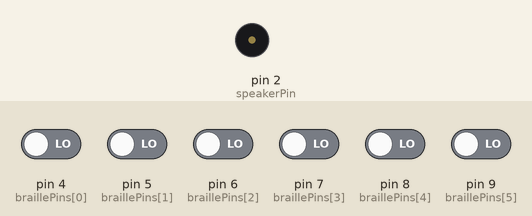
Recording of a sketch running on a simulated Arduino Uno, built with avr-gcc and run on an emulated ATmega328P. Shown: buzzer (waves = sounding). The inputs (shaded band) are chosen by the test bench; at power-on: pin 4 (braillePins[0]), pin 5 (braillePins[1]), pin 6 (braillePins[2]), pin 7 (braillePins[3]), pin 8 (braillePins[4]), pin 9 (braillePins[5]) LOW. What the sketch prints to the serial monitor is not drawn.

Above: at 2.8 s.
2.9 s: pin 4 (braillePins[0]) driven HIGH
5.5 s: pin 8 (braillePins[4]) driven HIGH
At 6.06 s:
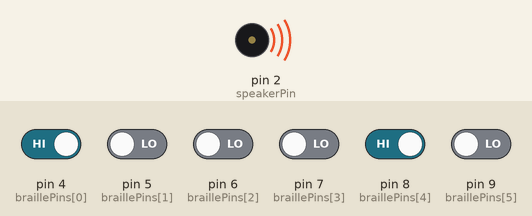
9.6 s: pin 5 (braillePins[1]) driven HIGH
13.1 s: pin 6 (braillePins[2]) driven HIGH
At 13.61 s:
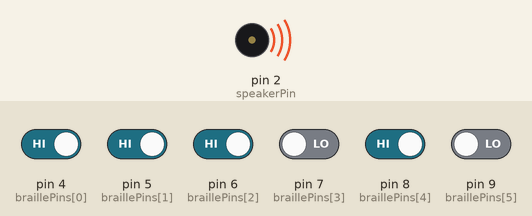
16.6 s: pin 7 (braillePins[3]) driven HIGH
20.7 s: pin 9 (braillePins[5]) driven HIGH
At 22.1 s:
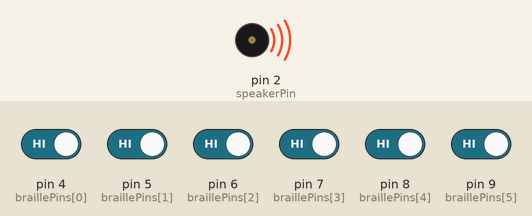
Timing chart, 0 to 25.8 s (numbered marks = the images above; inputs shaded):
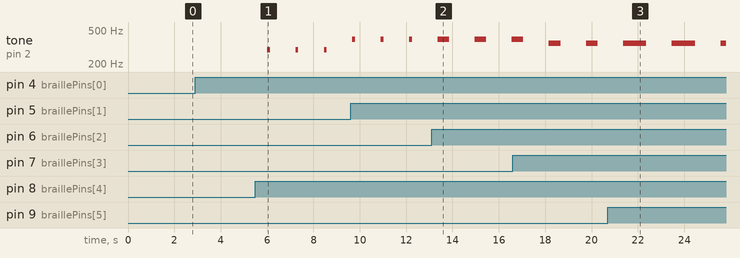

The sketch:

BraileBeats.ino
```cpp
// Braille-based music input using 6 tactile buttons
const int speakerPin = 2;
const int braillePins[6] = {4, 5, 6, 7, 8, 9}; // Dot 1 to Dot 6

// Frequencies
#define NOTE_C 262
#define NOTE_D 294
#define NOTE_E 330
#define NOTE_F 349
#define NOTE_G 392
#define NOTE_A 440
#define NOTE_B 494
#define NOTE_REST 0

struct BrailleNote {
  byte pattern;     // 6-bit Braille code (dot 1 = bit 5, dot 6 = bit 0)
  int frequency;    // Hz
  int duration;     // ms
};

//Braille music mapping based the chart
BrailleNote notes[] = {
  // Format: {pattern, frequency, duration}
  // Whole Notes (1000 ms)
  {0b101111, NOTE_C, 1000},
  {0b101011, NOTE_D, 1000},
  {0b111101, NOTE_E, 1000},
  {0b111111, NOTE_F, 1000},
  {0b111011, NOTE_G, 1000},
  {0b011101, NOTE_A, 1000},
  {0b011111, NOTE_B, 1000},
  {0b101100, NOTE_REST, 1000},

  // Half Notes (500 ms)
  {0b101110, NOTE_C, 500},
  {0b101010, NOTE_D, 500},
  {0b111100, NOTE_E, 500},
  {0b111110, NOTE_F, 500},
  {0b111010, NOTE_G, 500},
  {0b011100, NOTE_A, 500},
  {0b011110, NOTE_B, 500},
  {0b101001, NOTE_REST, 500},

  // Quarter Notes (250 ms)
  {0b100111, NOTE_C, 250},
  {0b100011, NOTE_D, 250},
  {0b110101, NOTE_E, 250},
  {0b110111, NOTE_F, 250},
  {0b110011, NOTE_G, 250},
  {0b010101, NOTE_A, 250},
  {0b010111, NOTE_B, 250},
  {0b111001, NOTE_REST, 250},

  // Eighth Notes (125 ms)
  {0b100110, NOTE_C, 125},
  {0b100010, NOTE_D, 125},
  {0b110100, NOTE_E, 125},
  {0b110110, NOTE_F, 125},
  {0b110010, NOTE_G, 125},
  {0b010100, NOTE_A, 125},
  {0b010110, NOTE_B, 125},
  {0b101101, NOTE_REST, 125},
};

void setup() {
  Serial.begin(9600);
  pinMode(speakerPin, OUTPUT);
  for (int i = 0; i < 6; i++) {
    pinMode(braillePins[i], INPUT);
  }
}

void loop() {
  byte pattern = 0;
  Serial.print("Braille Input: ");

  // Read all Braille pins and build 6-bit pattern
  for (int i = 0; i < 6; i++) {
    int state = digitalRead(braillePins[i]);
    if (state == HIGH) {
      pattern |= (1 << (5 - i));
      Serial.print("•");  // Pressed = dot
    } else {
      Serial.print(".");  // Not pressed = blank
    }
  }

  // Search for matching Braille pattern
  for (int i = 0; i < sizeof(notes) / sizeof(notes[0]); i++) {
    if (notes[i].pattern == pattern) {
      if (notes[i].frequency == 0) {
        delay(notes[i].duration); // REST
      } else {
        tone(speakerPin, notes[i].frequency, notes[i].duration);
        delay(notes[i].duration + 100);
      }
      break; // Only match the first valid input
    }
  }

  //For Debugging
  Serial.print("  Binary: ");
  Serial.print(pattern, BIN);  // e.g. 110011
  Serial.print("  Decimal: ");
  Serial.println(pattern);     // e.g. 51

  delay(1000); // Prevent multiple triggers for a single press
}

/*

const int speakerPin = 2;  // Pin for buzzer or speaker
const int buttonPins[] = {4, 5, 6, 7, 8, 9};
const int noteFreqs[] = {262, 294, 330, 349, 392, 440}; // C, D, E, F, G, A
const int noteDuration = 1000; // Duration in milliseconds

void setup() {
  pinMode(speakerPin, OUTPUT);
  for (int i = 0; i < 6; i++) {
    pinMode(buttonPins[i], INPUT);
  }
}

void loop() {
  for (int i = 0; i < 6; i++) {
    if (digitalRead(buttonPins[i]) == HIGH) {
      tone(speakerPin, noteFreqs[i], noteDuration);
      delay(noteDuration + 100); // Wait for tone to finish + small delay
    }
  }
} */
```

Measured:
- after the input at 2.9 s, every drawn part: stays the same
- after the input at 5.5 s, tone on pin 2 (speakerPin): alternates 294 Hz for 0.13 s and silent for 1.1 s, starting after 0.50 s
- after the input at 13.1 s, tone on pin 2 (speakerPin): alternates 392 Hz for 0.50 s and silent for 1.1 s, starting after 0.76 s
- after the input at 20.7 s, tone on pin 2 (speakerPin): alternates 349 Hz for 1.0 s and silent for 1.1 s, starting after 1.7 s
